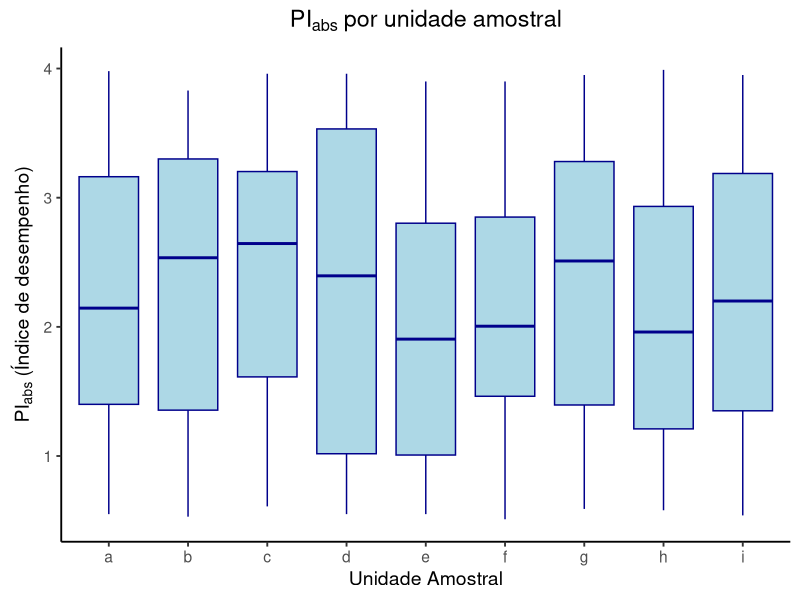
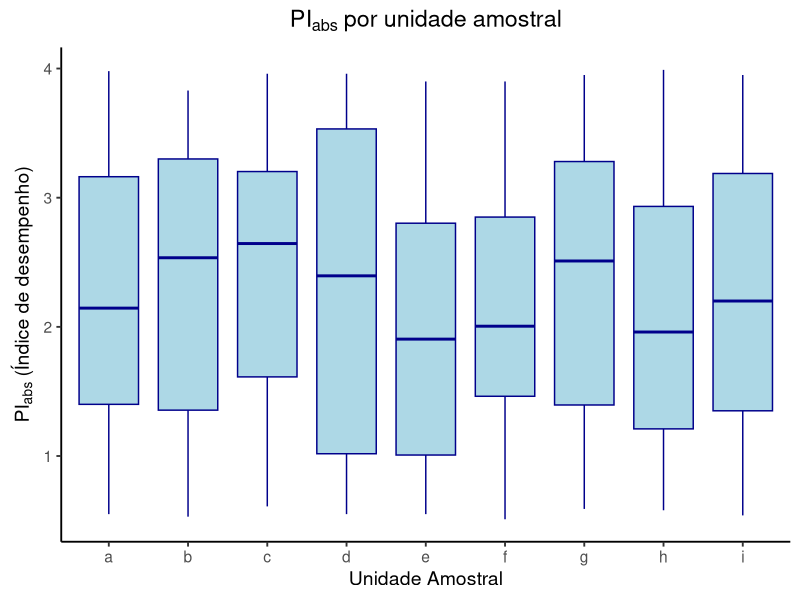
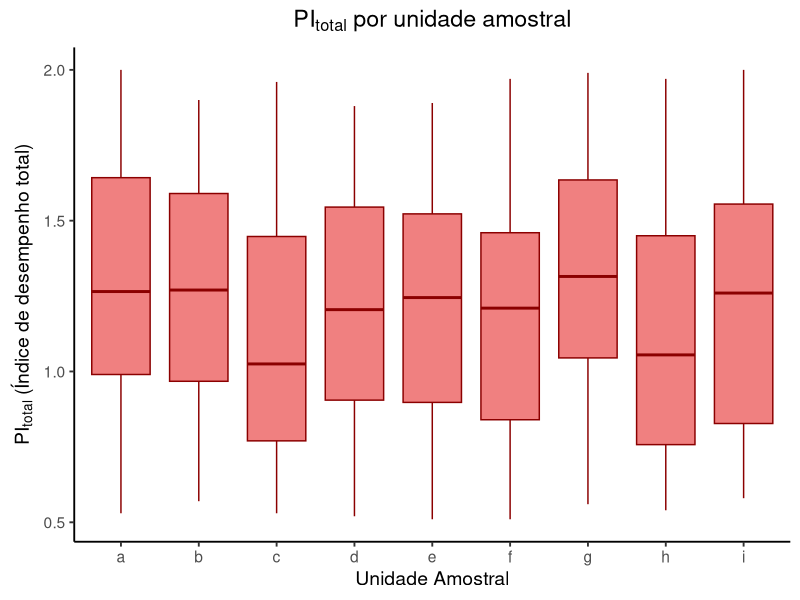

Here is the R script that generated these plots, in order: (Note: this script raises an error after producing the figures.)
### exploratorias dos dados ###

# pacotes necessarios
library(readr)
library(ggplot2)
library(tibble)
library(tidyverse)
library(patchwork)

#carregar planilhas
dados_completos <- read_csv("data/data_tratados/dados_completos.csv")
dados_completos

# excluir coluna 1, que apenas numera as linhas
dados_completos <- dados_completos %>%
  select(-1)

# Calcular média e desvio padrão por unidade_amostral
resumo_por_unidade <- dados_completos %>%
  group_by(unidade_amostral) %>%
  summarise(
    # Aplica a função de média e desvio padrão a todas as colunas que são numéricas
    across(.cols = where(is.numeric),
           .fns = list(Media = mean, DP = sd),
           .names = "{.col}_{.fn}") # Padrão de nomeação das novas colunas: {nome_original}_Media e {nome_original}_DP
  ) %>%
  # Desagrupa
  ungroup()

# Visualizar os resultados
print(resumo_por_unidade)

## graficos de boxplot de PIabs e PItotal por unidade amostral

# Verificar a estrutura da coluna 'unidade_amostral'
str(dados_completos$unidade_amostral)
# transformar unidades amostrais em fator
dados_completos$unidade_amostral <- 
  as.factor(dados_completos$unidade_amostral)

# Boxplot para piabs
plot_piabs <- ggplot(dados_completos, aes(x = unidade_amostral, y = piabs)) +
  geom_boxplot(fill = "lightblue", color = "darkblue") + # Cria o boxplot
  labs(
    title = expression(PI[abs] ~ "por unidade amostral"),
    x = "Unidade Amostral",
    y = expression(PI[abs] ~ "(Índice de desempenho)")
  ) +
  theme_classic(base_size = 14) +
  theme(plot.title = element_text(hjust = 0.5)) # Centraliza o título
plot_piabs

# Boxplot para pitotal
plot_pitotal <- ggplot(dados_completos, aes(x = unidade_amostral, y = pitotal)) +
  geom_boxplot(fill = "lightcoral", color = "darkred") + # Cria o boxplot com cores diferentes
  labs(
    title = expression(PI[total] ~ "por unidade amostral"),
    x = "Unidade Amostral",
    y = expression(PI[total] ~ "(Índice de desempenho total)")
  ) +
  theme_classic(base_size = 14) +
  theme(plot.title = element_text(hjust = 0.5))

# 4. Exibir os gráficos
print(plot_piabs)
print(plot_pitotal)

# Para exibir os dois gráficos lado a lado (requer o pacote 'patchwork')
plots <- plot_piabs + plot_pitotal


# salvando produtos
write.csv(resumo_por_unidade, "outputs/tables/medias_unidade_amostral.csv", 
          row.names = FALSE)
ggsave("outputs/figures/boxplot_pi.png", plot = plots, width = 9, height = 5, dpi = 300)
